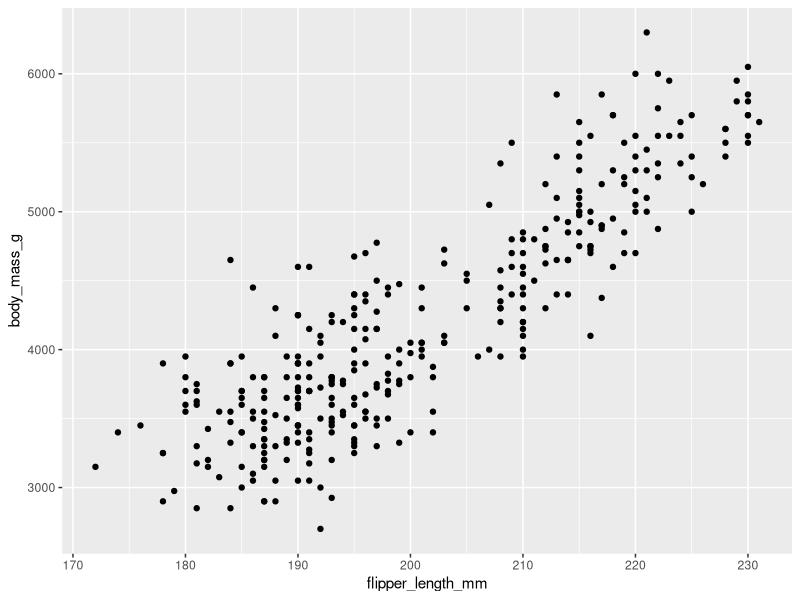
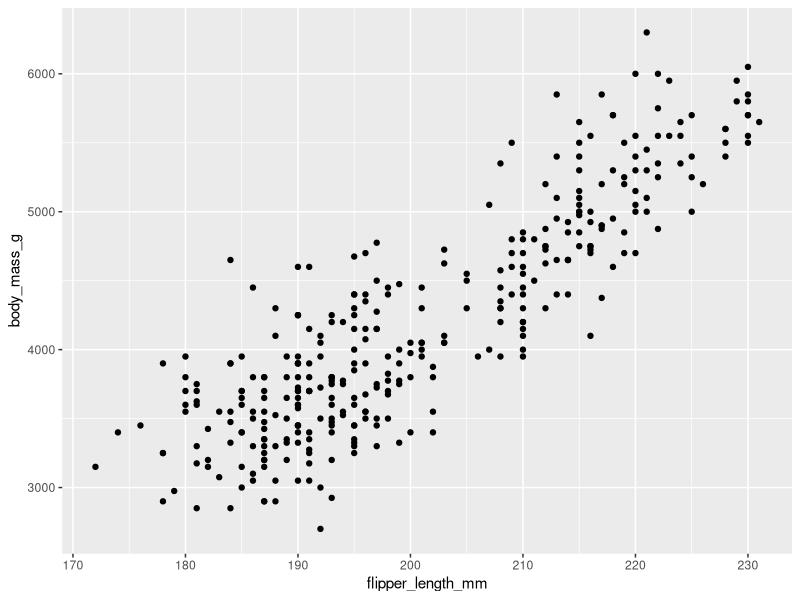
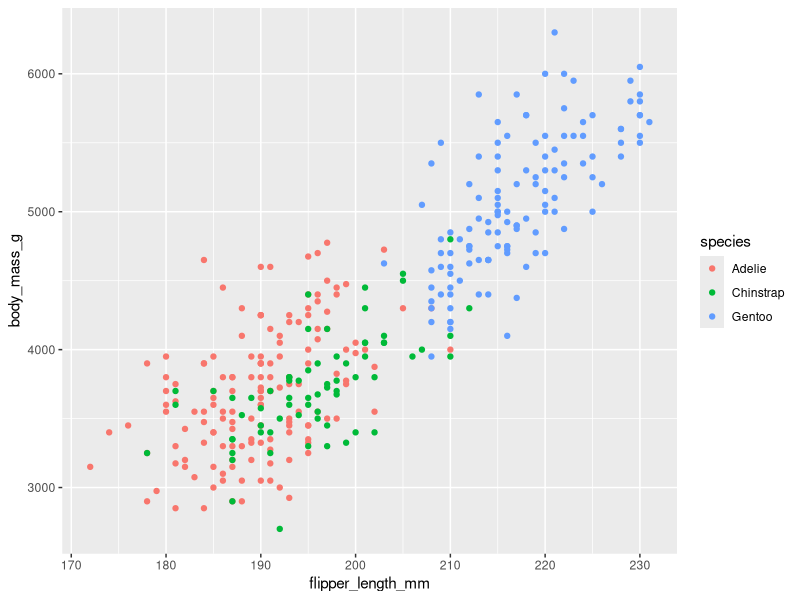
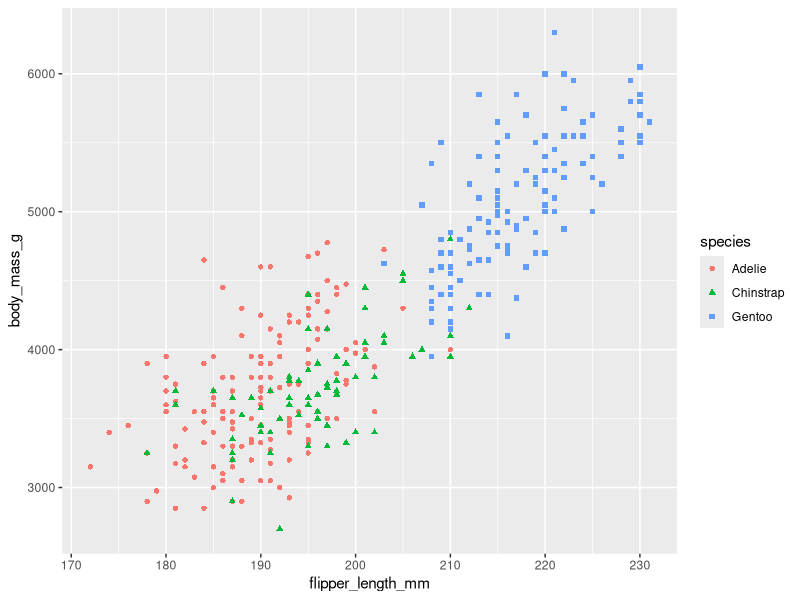
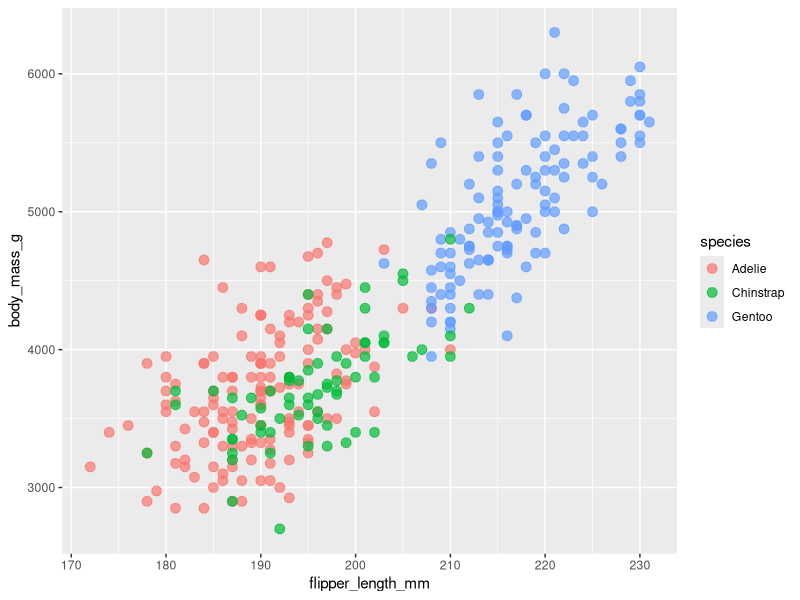
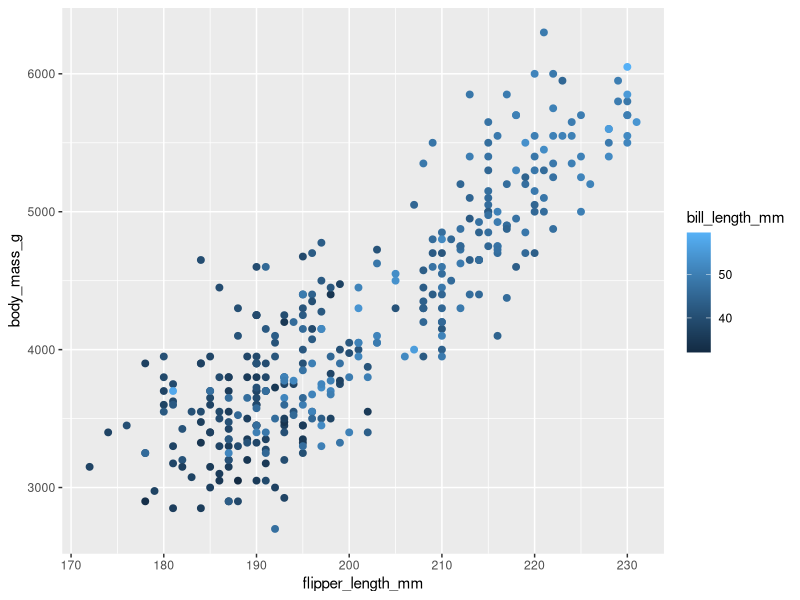
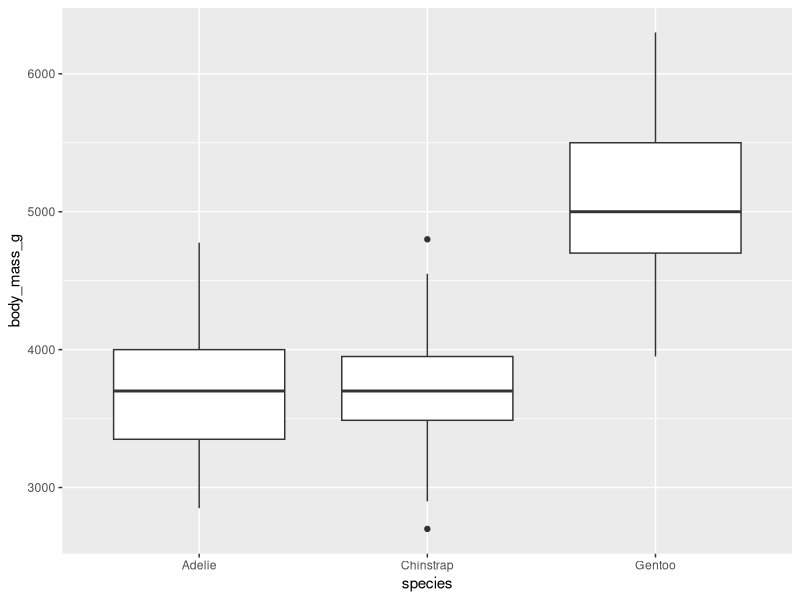
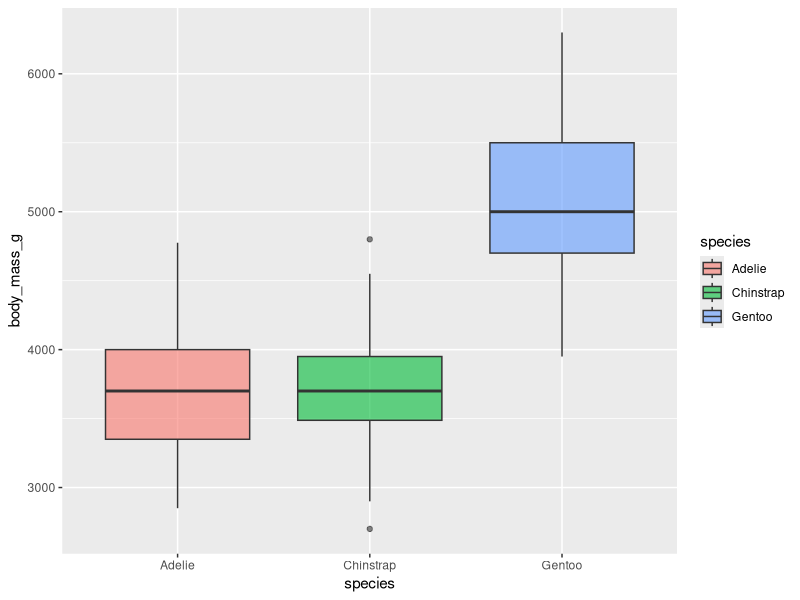

The R source for these figures, in order:
# =============================================================================
# 03_ggplot.R
# UMD Biostatistics — Bill Perry
# Reference script: basic ggplot2 for scatter plots, boxplots, labels,
# colour/shape mapping, axis limits, themes, and saving figures.
# Follows the grammar-of-graphics approach from Wickham & Grolemund R4DS (2e).
# =============================================================================

# ── Packages ──────────────────────────────────────────────────────────────────
library(tidyverse) # includes ggplot2
library(palmerpenguins) # penguins dataset used in examples
library(readxl) # if loading your own data from Excel

# For this vignette we use the built-in penguins dataset.
# Swap in your own data frame (e.g. tree_df) wherever you see penguins.
# glimpse(penguins)

# ── 1. THE THREE-LAYER TEMPLATE ───────────────────────────────────────────────
# Every ggplot follows the same pattern:
#   ggplot(data, aes(x = , y = )) +
#     geom_*() +
#     labs() +
#     theme_*()

# Minimal scatter plot — just data, mapping, and one geom
ggplot(penguins, aes(x = flipper_length_mm, y = body_mass_g)) +
  geom_point()


# ── 2. SCATTER PLOTS ──────────────────────────────────────────────────────────

# Basic
ggplot(penguins, aes(x = flipper_length_mm, y = body_mass_g)) +
  geom_point()

# Map colour to a grouping variable (automatic legend)
ggplot(penguins, aes(x = flipper_length_mm, y = body_mass_g, color = species)) +
  geom_point()

# Map colour AND shape together — better for colour-blind readers
ggplot(
  penguins,
  aes(x = flipper_length_mm, y = body_mass_g, color = species, shape = species)
) +
  geom_point()

# Control point size and transparency (alpha) manually
# (fixed values go OUTSIDE aes(), mapped variables go INSIDE)
ggplot(penguins, aes(x = flipper_length_mm, y = body_mass_g, color = species)) +
  geom_point(size = 3, alpha = 0.7)

# Map a continuous variable to colour
ggplot(
  penguins,
  aes(x = flipper_length_mm, y = body_mass_g, color = bill_length_mm)
) +
  geom_point(size = 2)


# ── 3. BOX PLOTS ──────────────────────────────────────────────────────────────

# Basic — one numeric y, one categorical x
ggplot(penguins, aes(x = species, y = body_mass_g)) +
  geom_boxplot()

# Fill each box with a colour mapped to the x variable
ggplot(penguins, aes(x = species, y = body_mass_g, fill = species)) +
  geom_boxplot(alpha = 0.6)

# Overlay the raw data points with jitter (shows sample size and spread)
# define the position ONCE, reuse it; seed = 42 keeps the scatter reproducible
jitter_pos <- position_jitter(width = 0.15, seed = 42)

ggplot(penguins, aes(x = species, y = body_mass_g)) +
  geom_boxplot() +
  geom_point(position = jitter_pos, alpha = 0.4, color = "darkblue")

# Two grouping variables: dodge the boxes, jitterdodge the points so each
# point sits under its own box (match the dodge widths)
dodge_pos       <- position_dodge(width = 0.75)
jitterdodge_pos <- position_jitterdodge(jitter.width = 0.15, dodge.width = 0.75)

ggplot(penguins, aes(x = species, y = body_mass_g, fill = sex)) +
  geom_boxplot(alpha = 0.6, outlier.shape = NA, position = dodge_pos) +
  geom_point(position = jitterdodge_pos, alpha = 0.3, size = 1)


# ── 4. LABELS: TITLES, AXES, LEGENDS ──────────────────────────────────────────

# labs() controls every piece of text on the plot
ggplot(
  penguins,
  aes(x = flipper_length_mm, y = body_mass_g, color = species, shape = species)
) +
  geom_point(size = 2.5, alpha = 0.8) +
  labs(
    title = "Body mass increases with flipper length",
    subtitle = "Palmer Archipelago penguins, 2007–2009",
    x = "Flipper length (mm)",
    y = "Body mass (g)",
    color = "Species", # renames the colour legend title
    shape = "Species", # renames the shape legend title (must match color label)
    caption = "Data: Gorman et al. / palmerpenguins package"
  )


# ── 5. MAPPING COLOUR AND SHAPE ────────────────────────────────────────────────

# Colour mapped in aes() — automatic scale, automatic legend
ggplot(penguins, aes(x = bill_length_mm, y = bill_depth_mm, color = species)) +
  geom_point(size = 2)

# Both colour and shape mapped to the same variable — one combined legend
ggplot(
  penguins,
  aes(x = bill_length_mm, y = bill_depth_mm, color = species, shape = species)
) +
  geom_point(size = 2)

# Fixed colour and shape (not mapped to data — same for all points)
ggplot(penguins, aes(x = bill_length_mm, y = bill_depth_mm)) +
  geom_point(color = "tomato", shape = 17, size = 2) # shape 17 = filled triangle

# Common shape codes:
# 16 = filled circle (default)   17 = filled triangle   15 = filled square
# 21 = circle with fill + colour 22 = square with fill + colour

# ── 6. ADJUSTING AXIS LIMITS WITH coord_cartesian() ──────────────────────────

# coord_cartesian() ZOOMS without removing data points
# (safe for boxplots and smoothed lines — doesn't drop data)
ggplot(penguins, aes(x = flipper_length_mm, y = body_mass_g)) +
  geom_point(color = "darkblue", alpha = 0.6) +
  coord_cartesian(
    xlim = c(170, 220), # zoom x to 170-220 mm
    ylim = c(2500, 6500) # zoom y to 2500-6500 g
  )

# xlim() / ylim() shortcuts — these REMOVE points outside the range
# (avoid for boxplots; fine for scatter)
ggplot(penguins, aes(x = flipper_length_mm, y = body_mass_g)) +
  geom_point(color = "darkblue", alpha = 0.6) +
  xlim(170, 220) +
  ylim(2500, 6500)

# ⚠️  Prefer coord_cartesian() over xlim()/ylim() when in doubt.
#     xlim()/ylim() silently drop rows, which changes computed geoms
#     (boxplot quartiles, smooth lines, etc.)

# ── 7. SIMPLE THEMES ──────────────────────────────────────────────────────────

p <- ggplot(penguins, aes(x = species, y = body_mass_g, fill = species)) +
  geom_boxplot(alpha = 0.6) +
  labs(
    x = "Species",
    y = "Body mass (g)",
    title = "Penguin body mass by species"
  )

p + theme_grey() # default — grey background, white gridlines
p + theme_bw() # white background, black border
p + theme_minimal() # no border or background
p + theme_classic() # white, axis lines only, no gridlines — common in publications
p + theme_light() # light grey lines and border

# Remove legend (when colour just repeats the x-axis information)
p + theme_classic() + theme(legend.position = "none")


# ── 8. BUILDING UP A COMPLETE PLOT ────────────────────────────────────────────

# Assign to an object — lets you add layers or save without re-typing
my_plot <- ggplot(
  penguins,
  aes(x = flipper_length_mm, y = body_mass_g, color = species, shape = species)
) +
  geom_point(size = 2.5, alpha = 0.8) +
  labs(
    title = "Body mass and flipper length",
    x = "Flipper length (mm)",
    y = "Body mass (g)",
    color = "Species",
    shape = "Species"
  ) +
  theme_classic() +
  theme(legend.position = "bottom")

my_plot # print it


# ── 9. SAVING PLOTS ───────────────────────────────────────────────────────────

# ggsave() saves the last plot printed, or a named object

# Save to figures/ folder as PDF (vector — scales to any size)
ggsave(
  "figures/penguin_flipper_mass.pdf",
  plot = my_plot,
  width = 6,
  height = 5,
  units = "in"
)

# Save as PNG (raster — good for documents, web, presentations)
ggsave(
  "figures/penguin_flipper_mass.png",
  plot = my_plot,
  width = 6,
  height = 5,
  units = "in",
  dpi = 300
) # 300 dpi = publication quality

# Save as TIFF (required by some journals)
ggsave(
  "figures/penguin_flipper_mass.tiff",
  plot = my_plot,
  width = 6,
  height = 5,
  units = "in",
  dpi = 300,
  compression = "lzw"
)

# ⚠️  ggsave() argument order: filename first, then plot =
#     Mixing this order is the most common saving mistake.

# =============================================================================
# END OF FILE
# =============================================================================
